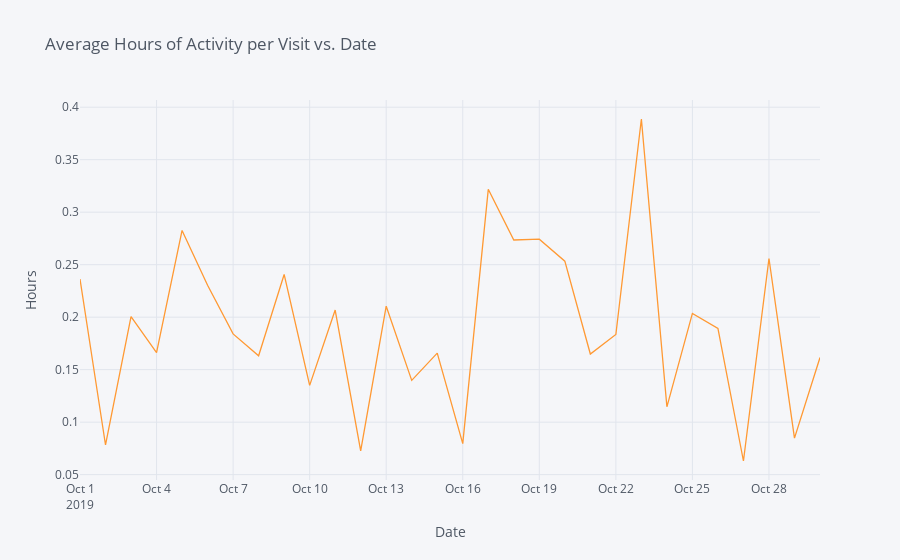

Notebook source saved alongside this figure:
### Code cell
df1['average_active'].iplot(xTitle='Date', yTitle='Hours', title='Average Hours of Activity per Visit vs. Date')

### Figure 1 — Plotly figure (JSON) as saved in the notebook; plotly's stock layout.template omitted (floating-point values rounded to 4 significant figures)
{"data": [{"line": {"color": "rgba(255, 153, 51, 1.0)", "dash": "solid", "shape": "linear", "width": 1.3}, "mode": "lines", "name": "average_active", "text": "", "type": "scatter", "x": ["2019-10-01", "2019-10-02", "2019-10-03", "2019-10-04", "2019-10-05", "2019-10-06", "2019-10-07", "2019-10-08", "2019-10-09", "2019-10-10", "2019-10-11", "2019-10-12", "2019-10-13", "2019-10-14", "2019-10-15", "2019-10-16", "2019-10-17", "2019-10-18", "2019-10-19", "2019-10-20", "2019-10-21", "2019-10-22", "2019-10-23", "2019-10-24", "2019-10-25", "2019-10-26", "2019-10-27", "2019-10-28", "2019-10-29", "2019-10-30"], "y": [0.2363, 0.07828, 0.2005, 0.1661, 0.2826, 0.2304, 0.1841, 0.1632, 0.2407, 0.1351, 0.2068, 0.07267, 0.2105, 0.1398, 0.1658, 0.07958, 0.3218, 0.2735, 0.2743, 0.2533, 0.1649, 0.1835, 0.3888, 0.1146, 0.2036, 0.1893, 0.06302, 0.2559, 0.0848, 0.1616]}], "layout": {"legend": {"bgcolor": "#F5F6F9", "font": {"color": "#4D5663"}}, "paper_bgcolor": "#F5F6F9", "plot_bgcolor": "#F5F6F9", "title": {"font": {"color": "#4D5663"}, "text": "Average Hours of Activity per Visit vs. Date"}, "xaxis": {"gridcolor": "#E1E5ED", "showgrid": true, "tickfont": {"color": "#4D5663"}, "title": {"font": {"color": "#4D5663"}, "text": "Date"}, "zerolinecolor": "#E1E5ED"}, "yaxis": {"gridcolor": "#E1E5ED", "showgrid": true, "tickfont": {"color": "#4D5663"}, "title": {"font": {"color": "#4D5663"}, "text": "Hours"}, "zerolinecolor": "#E1E5ED"}}}
